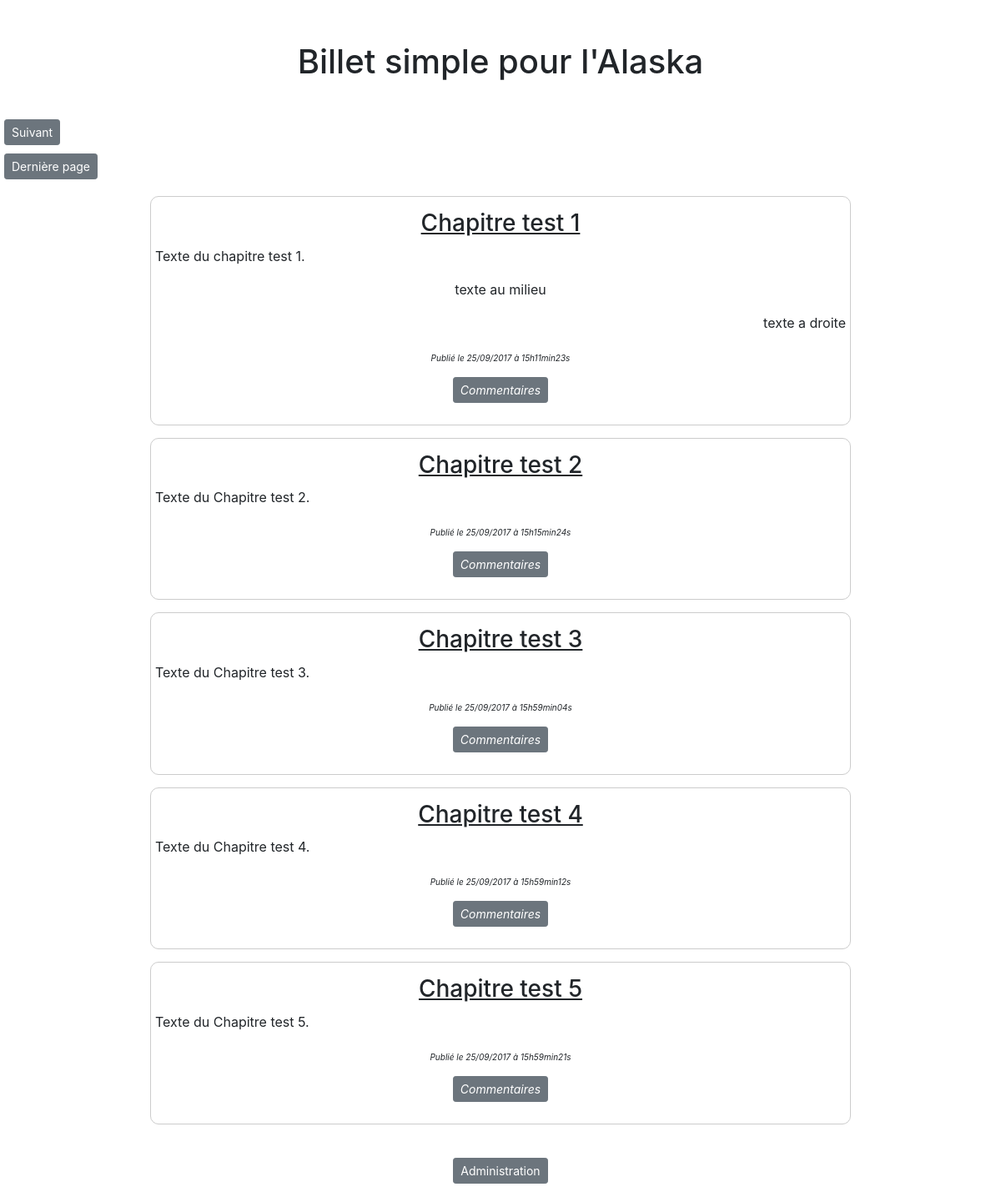
The page / on the database its author committed.
### tables this page shows
CREATE TABLE `billets` (
  `id` int(11) NOT NULL,
  `date_creation` datetime NOT NULL,
  `titre` text NOT NULL,
  `contenu` text NOT NULL
);

### controleur/blog/index.php (called while the page is built)
<?php
include_once('modele/blog/billet.php');
$billet = new Billet();
$nbPage = $billet->getPageNb();
if(array_key_exists("page", $_GET) && isset($_GET['page']) && ctype_digit($_GET['page']))
{
    $page = ($_GET['page'] * 5) - 5;
    $ixPage = $_GET['page'];
    if($_GET['page'] > $nbPage)
    {
        $page = ($nbPage*5) -5;
        $ixPage = $nbPage;
    }
    if($_GET['page'] < 1)
    {
        $page = 0;
        $ixPage = 1;
    }
}
else
{
    $page = 0;
    $ixPage = 1;
}
$billets = $billet->getByPage($page, 5);
include_once('vue/blog/index.php');

### modele/blog/billet.php (called while the page is built, shortened)
<?php
class Billet
{
    private $_id;
    private $_titre;
    private $_contenu;
    private $_date_creation_fr;
    public function getId()
    {
        return $this->_id;
    }
    public function getTitre()
    {
        return $this->_titre;
    }
    public function getContenu()
    {
        return $this->_contenu;
    }
    public function getDate_creation_fr()
    {
        return $this->_date_creation_fr;
    }
    public function setId($id)
    {
       $id = (int) $id;
       if ($id > 0)
            {
               $this->_id = $id;
            }
    }
    public function setTitre($titre)
    {
        if (is_string($titre))
        {
            $this->_titre = $titre;
        }
    }
    public function setContenu($contenu)
    {
        if (is_string($contenu))
        {
        $this->_contenu = $contenu;
        }
    }
    public function setDate_creation_fr($date_creation_fr)
    {
        $this->_date_creation_fr = $date_creation_fr;
    }
    public function getByPage($offset, $limit)
    {
        global $bdd;
        if (is_int($offset) || ctype_digit($offset))
        {
            $offset = (int) $offset;
        }
        else
        {
            echo $offset. ' n\'est pas un nombre.';
        }
        if (is_int($limit))
        {
            $limit = (int) $limit;
        }
        else
        {
            echo $limit . ' n\'est pas un nombre.';
        }
        try
        {
            $req = $bdd->prepare('SELECT id, titre, contenu, DATE_FORMAT(date_creation, \'%d/%m/%Y à %Hh%imin%ss\') AS date_creation_fr FROM billets ORDER BY date_creation LIMIT :offset, :limit');
            $req->bindParam(':offset', $offset, PDO::PARAM_INT);
            $req->bindParam(':limit', $limit, PDO::PARAM_INT);
            $req->execute();
            $billets = $req->fetchAll();
            foreach($billets as $billet) {
                $currentBillet = new Billet();
                $currentBillet->setId($billet['id']);
                $currentBillet->setTitre($billet['titre']);
                $currentBillet->setContenu($billet['contenu']);
                $currentBillet->setDate_creation_fr($billet['date_creation_fr']);
                $Billet_modeles[] = $currentBillet;
            }
            return $Billet_modeles;
        }
        catch (Exception $e)
        {
            echo $e->getMessage();
            echo 'Echec de la requête vérifiez les paramètres.';
        }
    }
    public function getPageNb()
    {
        try
        {
            global $bdd;
            $requeteNbLigne = $bdd->query ('SELECT COUNT(id) as countid FROM billets');
            $nbLigne = $requeteNbLigne->fetch();
            $nbPage = (int)($nbLigne['countid']/5) + 1;
            return $nbPage;
        }
        catch (Exception $e)
        {
            echo $e->getMessage();
            echo 'Echec de la requête vérifiez les paramètres.';
        }
    }
}
?>

### vue/blog/index.php (the view, shortened to what this page needs)
<!DOCTYPE html>
<html>
    <head>
        <?php include_once('head.php');?>
    </head>
    <body>
        <h1>Billet simple pour l'Alaska</h1>
        <?php if ($ixPage != $nbPage) { ?>
            <a href="index.php?section=index&page=<?php echo ($ixPage + 1); ?>" class="btn btn-secondary btn-sm">Suivant</a>
        <?php } ?>
        <br />
        <?php if ($ixPage == 1) { ?>
            <a href="index.php?section=index&page=<?php echo ($nbPage); ?>" class="btn btn-secondary btn-sm">Dernière page</a>
        <?php } ?>
        <?php
        foreach($billets as $billet)
        {
        ?>
        <div class="news">
            <h3>
                <?php echo $billet->getTitre(); ?>
            </h3>
                <div><?php echo $billet->getContenu(); ?></div>
            <p>
                <em class="datePublication">Publié le <?php echo $billet->getDate_creation_fr(); ?></em>
                <br />
                <em><a href="index.php?section=commentaires&billet=<?php echo $billet->getId(); ?>" class="btn btn-secondary btn-sm">Commentaires</a></em>
        </div>
        <?php
        }
        ?>
        <p><a href="index.php?section=log" class="btn btn-secondary btn-sm" id="administration">Administration</a></p>
    </body>
</html>

### index.php (shortened to what this page needs)
<?php
if (!isset($_GET['section']) OR $_GET['section'] == 'index')
{
    include_once('controleur/blog/index.php');
}

### vue/blog/head.php (shortened to what this page needs)
<link rel="stylesheet" href="https://maxcdn.bootstrapcdn.com/bootstrap/4.0.0-alpha.6/css/bootstrap.min.css">
<link href="vue/blog/style.css" rel="stylesheet" type="text/css" />

### vue/blog/style.css (style rules this page uses)
* { text-align: center; }
a { text-decoration: none; color: blue; }
h1 ,h2 { margin-top: 50px; margin-bottom: 40px; }
h3 { text-decoration: underline; margin-top: 10px; margin-bottom: 10px; }
.btn { margin: 5px; }
.news div * { text-align: left; margin-top:0px; }
.datePublication { display: inline-block; font-size: x-small; margin-bottom: 10px; }
.news, .commentaire { width:70%; margin:auto; margin-top: 15px; border:1px solid #CCCCCC; border-radius: 10px; padding: 5px; }
#administration { margin-top: 40px; margin-bottom: 0px; }

### rows shown on the page
billets: titre "Chapitre test 1", contenu "Texte du chapitre test 1. texte au milieu texte a droite", Date_creation_fr "25/09/2017 à 15h11min23s"
billets: titre "Chapitre test 2", contenu "Texte du Chapitre test 2.", Date_creation_fr "25/09/2017 à 15h15min24s"
billets: titre "Chapitre test 3", contenu "Texte du Chapitre test 3.", Date_creation_fr "25/09/2017 à 15h59min04s"
billets: titre "Chapitre test 4", contenu "Texte du Chapitre test 4.", Date_creation_fr "25/09/2017 à 15h59min12s"
billets: titre "Chapitre test 5", contenu "Texte du Chapitre test 5.", Date_creation_fr "25/09/2017 à 15h59min21s"
